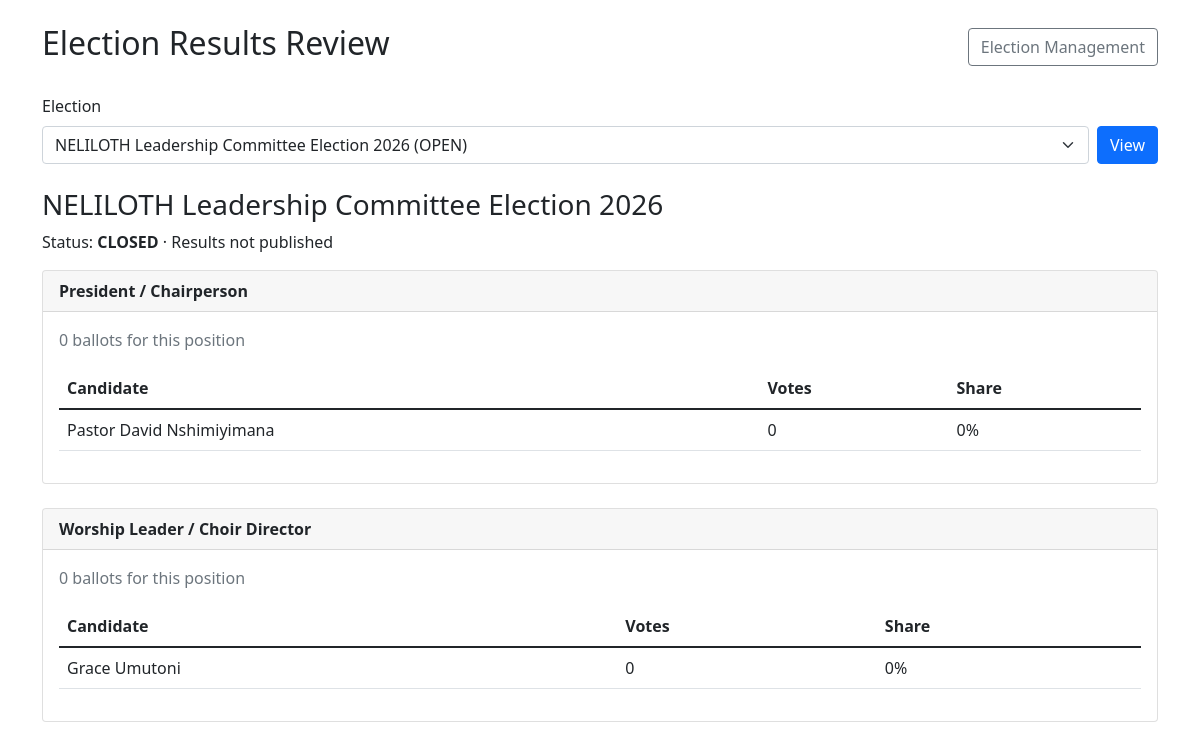
Page /admin/results.php (signed in) on the earlier database version.
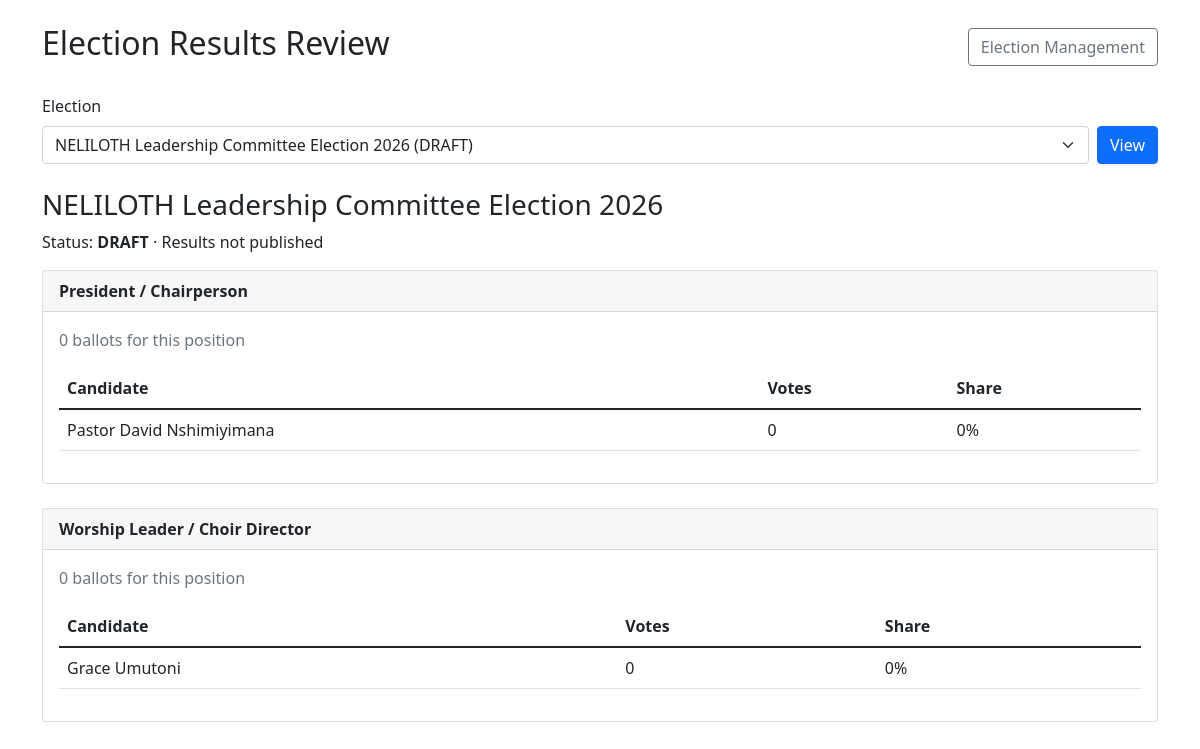
Same page on the later database version.
### tables this page shows
CREATE TABLE IF NOT EXISTS elections (
    id INT PRIMARY KEY AUTO_INCREMENT,
    title VARCHAR(255) NOT NULL,
    description TEXT,
    start_time DATETIME NOT NULL,
    end_time DATETIME NOT NULL,
    status ENUM('draft','upcoming','open','paused','closed','cancelled') DEFAULT 'draft',
    results_published BOOLEAN NOT NULL DEFAULT FALSE,
    published_at DATETIME NULL,
    created_at TIMESTAMP DEFAULT CURRENT_TIMESTAMP
);

### config/functions.php (called while the page is built, shortened)
<?php
require_once __DIR__ . "/database.php";
function getElectionStatus($election_id) {
    global $pdo;
    $stmt = $pdo->prepare("SELECT status, start_time, end_time FROM elections WHERE id = ?");
    $stmt->execute([(int)$election_id]);
    $election = $stmt->fetch();
    $status = $election["status"];
    if (in_array($status, ["open", "paused"], true) && strtotime($election["end_time"]) <= time()) {
        $pdo->prepare("UPDATE elections SET status = 'closed' WHERE id = ? AND status IN ('open', 'paused')")->execute([(int)$election_id]);
        return "closed";
    }
    return $status;
}
?>

### admin/results.php (the view, shortened to what this page needs)
<?php
require_once "../config/functions.php";
$elections = $pdo->query("SELECT id, title, status, results_published FROM elections ORDER BY created_at DESC")->fetchAll();
$election_id = filter_var($_GET["election_id"] ?? null, FILTER_VALIDATE_INT);
if (!$election_id && $elections) {
    $election_id = (int)$elections[0]["id"];
}
$election_stmt = $pdo->prepare("SELECT * FROM elections WHERE id = ?");
$election_stmt->execute([(int)$election_id]);
$election = $election_stmt->fetch();
if ($election) {
    $election["status"] = getElectionStatus((int)$election["id"]);
}
$positions = [];
if ($election) {
    $position_stmt = $pdo->prepare("SELECT id, title, description FROM positions WHERE election_id = ? ORDER BY id");
    $position_stmt->execute([(int)$election["id"]]);
    $positions = $position_stmt->fetchAll();
}
?>
<!DOCTYPE html>
<html lang="en">
<head>
    <link href="https://cdn.jsdelivr.net/npm/bootstrap@5.1.3/dist/css/bootstrap.min.css" rel="stylesheet">
</head>
<body>
<div class="container py-4">
    <div class="d-flex justify-content-between align-items-center mb-4">
        <h2>Election Results Review</h2>
        <a href="manage_elections.php" class="btn btn-outline-secondary">Election Management</a>
    </div>
    <?php if (!$election): ?>
        <div class="alert alert-info">No elections have been created.</div>
    <?php else: ?>
        <form method="GET" class="mb-4">
            <label for="election_id" class="form-label">Election</label>
            <div class="d-flex gap-2">
                <select id="election_id" name="election_id" class="form-select">
                    <?php foreach ($elections as $item): ?>
                        <option value="<?php echo (int)$item["id"]; ?>" <?php echo (int)$item["id"] === (int)$election_id ? "selected" : ""; ?>>
                            <?php echo htmlspecialchars($item["title"] . " (" . strtoupper($item["status"]) . ")"); ?>
                        </option>
                    <?php endforeach; ?>
                </select>
                <button class="btn btn-primary" type="submit">View</button>
            </div>
        </form>
        <h3><?php echo htmlspecialchars($election["title"]); ?></h3>
        <p>Status: <strong><?php echo htmlspecialchars(strtoupper($election["status"])); ?></strong>
            · Results <?php echo !empty($election["results_published"]) ? "published" : "not published"; ?></p>
        <?php foreach ($positions as $position): ?>
            <?php
            $candidate_stmt = $pdo->prepare("
                SELECT c.id, c.name, COUNT(b.id) AS votes
                FROM candidates c
                LEFT JOIN ballots b ON b.candidate_id = c.id
                    AND b.election_id = ? AND b.position_id = c.position_id
                WHERE c.position_id = ?
                GROUP BY c.id, c.name
                ORDER BY votes DESC, c.name ASC
            ");
            $candidate_stmt->execute([(int)$election["id"], (int)$position["id"]]);
            $candidates = $candidate_stmt->fetchAll();
            $total_stmt = $pdo->prepare("SELECT COUNT(*) FROM ballots WHERE election_id = ? AND position_id = ?");
            $total_stmt->execute([(int)$election["id"], (int)$position["id"]]);
            $total = (int)$total_stmt->fetchColumn();
            ?>
            <section class="card mb-4">
                <div class="card-header"><strong><?php echo htmlspecialchars($position["title"]); ?></strong></div>
                <div class="card-body">
                    <p class="text-muted"><?php echo $total; ?> ballots for this position</p>
                    <div class="table-responsive">
                        <table class="table">
                            <thead><tr><th>Candidate</th><th>Votes</th><th>Share</th></tr></thead>
                            <tbody>
                            <?php foreach ($candidates as $candidate): ?>
                                <?php $votes = (int)$candidate["votes"]; ?>
                                <tr>
                                    <td><?php echo htmlspecialchars($candidate["name"]); ?></td>
                                    <td><?php echo $votes; ?></td>
                                    <td><?php echo $total ? round($votes * 100 / $total, 1) : 0; ?>%</td>
                                </tr>
                            <?php endforeach; ?>
                            </tbody>
                        </table>
                    </div>
                </div>
            </section>
        <?php endforeach; ?>
    <?php endif; ?>
</div>
</body>
</html>

Differences in the rows shown:
changed elections: status (not shown) → "DRAFT"
Other differences:
form field election_id: "NELILOTH Leadership Committee Election 2026 (OPEN)" → "NELILOTH Leadership Committee Election 2026 (DRAFT)"
$election["status"]: "CLOSED" → (not shown)
